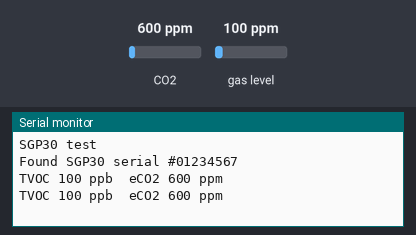
A sketch run on a simulated Arduino Uno, built with avr-gcc and run on an emulated ATmega328P. On the bench: the last lines printed to the serial monitor. The test bench sets the inputs (shaded band); at power-on: CO2 600 ppm, gas level 100 ppm.

Above: at 1.8 s.
1.9 s: CO2 set to 452 ppm
At 2.5 s:
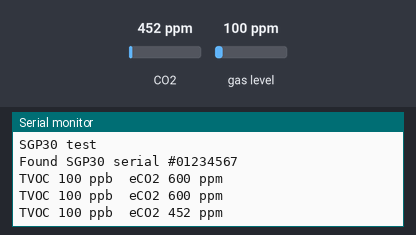
3.4 s: gas level set to 20 ppm
At 4.7 s:
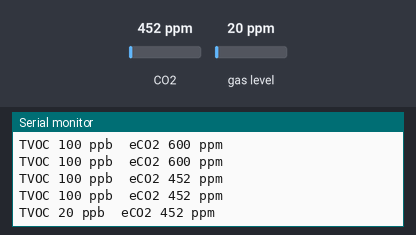
4.9 s: CO2 set to 1050 ppm
At 5.8 s:
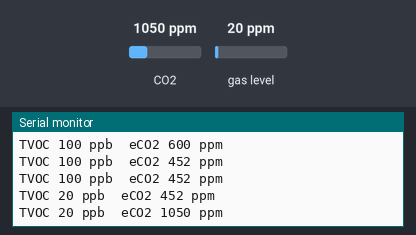
Timing chart, 0 to 7.9 s (numbered marks = the images above; inputs shaded):
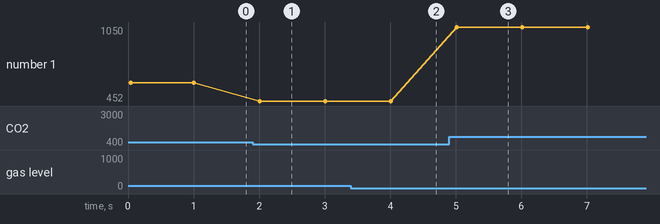

Measured:
- after the input at 1.9 s, the serial monitor: prints a new line after 0.11 s (image 1)
- after the input at 3.4 s, the serial monitor: prints a new line after 0.61 s (image 2)
- after the input at 4.9 s, the serial monitor: prints a new line after 0.11 s (image 3)
- plotted number 1: 600 → 452 after the input at 1.9 s, 452 → 1050 after the input at 4.9 s

The sketch:

042919_sgp30_test.ino
```cpp
#include <Wire.h>
#include "Adafruit_SGP30.h"

Adafruit_SGP30 sgp;

/* return absolute humidity [mg/m^3] with approximation formula
* @param temperature [°C]
* @param humidity [%RH]
*/
uint32_t getAbsoluteHumidity(float temperature, float humidity) {
    // approximation formula from Sensirion SGP30 Driver Integration chapter 3.15
    const float absoluteHumidity = 216.7f * ((humidity / 100.0f) * 6.112f * exp((17.62f * temperature) / (243.12f + temperature)) / (273.15f + temperature)); // [g/m^3]
    const uint32_t absoluteHumidityScaled = static_cast<uint32_t>(1000.0f * absoluteHumidity); // [mg/m^3]
    return absoluteHumidityScaled;
}

void setup() {
  Serial.begin(9600);
  Serial.println("SGP30 test");

  if (! sgp.begin()){
    Serial.println("Sensor not found :(");
    while (1);
  }
  Serial.print("Found SGP30 serial #");
  Serial.print(sgp.serialnumber[0], HEX);
  Serial.print(sgp.serialnumber[1], HEX);
  Serial.println(sgp.serialnumber[2], HEX);

  // If you have a baseline measurement from before you can assign it to start, to 'self-calibrate'
  //sgp.setIAQBaseline(0x8E68, 0x8F41);  // Will vary for each sensor!
}

int counter = 0;
void loop() {
  // If you have a temperature / humidity sensor, you can set the absolute humidity to enable the humditiy compensation for the air quality signals
  //float temperature = 22.1; // [°C]
  //float humidity = 45.2; // [%RH]
  //sgp.setHumidity(getAbsoluteHumidity(temperature, humidity));

  if (! sgp.IAQmeasure()) {
    Serial.println("Measurement failed");
    return;
  }
  Serial.print("TVOC "); Serial.print(sgp.TVOC); Serial.print(" ppb\t");
  Serial.print("eCO2 "); Serial.print(sgp.eCO2); Serial.println(" ppm");
  delay(1000);

  counter++;
  if (counter == 30) {
    counter = 0;

    uint16_t TVOC_base, eCO2_base;
    if (! sgp.getIAQBaseline(&eCO2_base, &TVOC_base)) {
      Serial.println("Failed to get baseline readings");
      return;
    }
    Serial.print("****Baseline values: eCO2: 0x"); Serial.print(eCO2_base, HEX);
    Serial.print(" & TVOC: 0x"); Serial.println(TVOC_base, HEX);
  }
}
```
